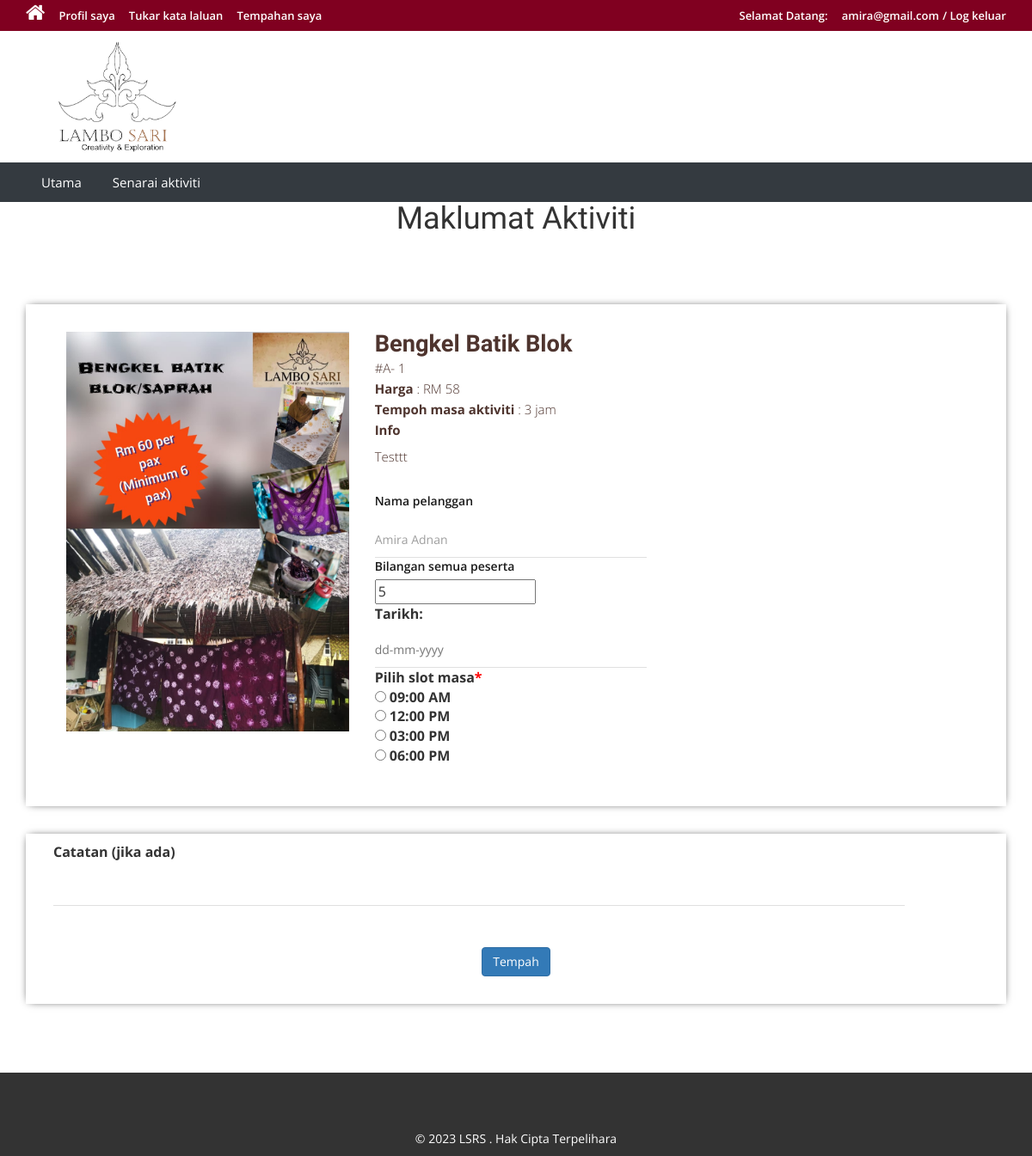
Page /activity-details.php?actId=1 (signed in) on the committed database.
### tables this page shows
CREATE TABLE `activity` (
  `activityId` int(11) NOT NULL,
  `activityName` varchar(200) DEFAULT NULL,
  `activityPrice` int(11) DEFAULT NULL,
  `activityImage` varchar(100) NOT NULL,
  `minPax` int(11) NOT NULL,
  `duration` int(11) NOT NULL,
  `activityDetails` mediumtext DEFAULT NULL,
  `creationDate` timestamp NULL DEFAULT current_timestamp(),
  `updationDate` timestamp NULL DEFAULT NULL ON UPDATE current_timestamp()
);

CREATE TABLE `customers` (
  `id` int(11) NOT NULL,
  `fullName` varchar(100) DEFAULT NULL,
  `mobileNumber` varchar(15) DEFAULT NULL,
  `emailId` varchar(70) DEFAULT NULL,
  `password` varchar(100) DEFAULT NULL,
  `regDate` timestamp NULL DEFAULT current_timestamp(),
  `updationDate` timestamp NULL DEFAULT NULL ON UPDATE current_timestamp()
);

### activity-details.php (the view, shortened to what this page needs)
<?php
include('includes/config.php');
if (isset($_GET['actId'])) {
    $activityId = intval($_GET['actId']);
    $userEmail = $_SESSION['login'];
    $sql = "SELECT id,fullName FROM customers WHERE emailId = :userEmail";
    $query = $dbh->prepare($sql);
    $query->bindParam(':userEmail', $userEmail, PDO::PARAM_STR);
    $query->execute();
    $result = $query->fetch(PDO::FETCH_ASSOC);
    if (isset($result['fullName'])) {
        $bookingName = $result['fullName'];
    } else {
        $bookingName = '';
    }
    $sql = "SELECT minPax, duration,activityPrice FROM activity WHERE activityId = :activityId";
    $query = $dbh->prepare($sql);
    $query->bindParam(':activityId', $activityId, PDO::PARAM_INT);
    $query->execute();
    $activityResult = $query->fetch(PDO::FETCH_ASSOC);
    if (isset($activityResult['minPax'])) {
        $minPax = $activityResult['minPax'];
    } else {
        $minPax = 1;
    }
}
?>
<!DOCTYPE HTML>
<html>
<head>
    <link href="css/bootstrap.css" rel='stylesheet' type='text/css' />
    <link href="css/style.css" rel='stylesheet' type='text/css' />
    <link href="css/font-awesome.css" rel="stylesheet">
    <link href="css/animate.css" rel="stylesheet" type="text/css" media="all">
    <link rel="stylesheet" href="css/jquery-ui.css" />
</head>
<body>
    <?php include('includes/header.php'); ?>
    <h1>
        <center>Maklumat Aktiviti</center>
    </h1>
    <div class="selectactivity">
        <div class="container">
            <?php
            $activityId = intval($_GET['actId']);
            $sql = "SELECT * from activity where activityId=:activityId";
            $query = $dbh->prepare($sql);
            $query->bindParam(':activityId', $activityId, PDO::PARAM_STR);
            $query->execute();
            $results = $query->fetchAll(PDO::FETCH_OBJ);
            if ($query->rowCount() > 0) {
                foreach ($results as $result) { ?>
                    <form name="book" method="post" onsubmit="return validateForm()">
                        <div class="selectactivity_top">
                            <div class="col-md-4 selectactivity_left wow fadeInLeft animated" data-wow-delay=".5s">
                                <img src="admin/activityImage/<?php echo htmlentities($result->activityImage); ?>"
                                    class="img-responsive" alt="">
                            </div>
                            <div class="col-md-8 selectactivity_right wow fadeInRight animated" data-wow-delay=".5s">
                                <h2>
                                    <?php echo htmlentities($result->activityName); ?>
                                </h2>
                                <p class="dow">#A-
                                    <?php echo htmlentities($result->activityId); ?>
                                </p>
                                <p><b>Harga</b> :
                                    RM
                                    <?php echo htmlentities($result->activityPrice); ?>
                                </p>
                                <p><b>Tempoh masa aktiviti</b> :
                                    <?php echo htmlentities($result->duration); ?> jam
                                </p>
                                <p><b>Info</b></p>
                                <p style="padding-top: 1%">
                                    <?php echo htmlentities($result->activityDetails); ?>
                                </p>
                                <div class="ban-bottom">
                                    <div class="bnr-right">
                                        <label class="inputLabel">Nama pelanggan</label>
                                        <input type="text" id="bookingName" name="bookingName"
                                            value="<?php echo $bookingName; ?>" readonly>
                                        <br>
                                        <label class="inputLabel">Bilangan semua peserta</label>
                                        <input type="number" id="noOfParticipant" name="noOfParticipant"
                                            min="<?php echo $minPax; ?>" value="<?php echo $minPax; ?>" required>
                                        <br>
                                        <label for="date">Tarikh:</label>
                                        <input type="text" id="datepicker" name="bookDate" placeholder="dd-mm-yyyy" required>
                                        <br>
                                        <div class="form-group">
                                            <label>Pilih slot masa<span style="color:red;">*</span></label>
                                            <div id="timeSlotsContainer"></div>
                                        </div>
                                    </div>
                                </div>
                                <div class="clearfix"></div>
                            </div>
                        </div>
                        <div class="selectactivity_top">
                            <div class="selectactivity-info animated wow fadeInUp animated" data-wow-duration="1200ms"
                                data-wow-delay="500ms"
                                style="visibility: visible; animation-duration: 1200ms; animation-delay: 500ms; animation-name: fadeInUp; margin-top: -70px">
                                <ul>
                                    <label class="inputLabel">Catatan (jika ada)</label>
                                    <input type="text" name="comment">
                                    <?php if ($_SESSION['login']) { ?>
                                        <ul class="spe" align="center">
                                            <button type="submit" name="submit2" class="btn-primary btn">Tempah</button>
                                        <?php } ?>
                                    </ul>
                            </div>
                        </div>
                    </form>
                <?php }
            } ?>
        </div>
    </div>
    <?php include('includes/footer.php'); ?>
</body>
</html>

### css/style.css (style rules this page uses)
.header, label, p, ul, ul.rou-secnd p { margin: 0 }
body, html { font-size: 100%; background: #fff; font-family: 'Open Sans', sans-serif }
h1, h2, h3, h4, h5, h6 { margin: 0; font-family: 'Roboto Condensed', sans-serif }
ul { padding: 0 }
.bnr-left input[type=text], .bnr-right input[type=text] { width: 95%; color: #9e9e9e; outline: 0; font-size: 14px; padding: 10px; border: 1px solid #9e9e9e; margin-top: 10px }
.ban-bottom .inputLabel, .ban-top .inputLabel { display: block; font-weight: 600; font-size: 14px; margin-bottom: 5px; color: #191919 }
.bnr-left, .bnr-right { float: left; width: 50% }
.ban-bottom, .sear { margin-top: 30px }
.rupes p, .selectactivity_right h6, .selectactivity_right p { font-size: 15px; line-height: 1.6em; font-weight: 300; color: #4E342E; }
.selectactivity-info ul, .terms-bottom, .tra-top { margin-top: 3em }
.selectactivity { padding: 5em 0 3em }
.selectactivity_top { padding: 2em; box-shadow: 0 0 10px -4px #000; margin-bottom: 2em }
.selectactivity_right h2 { font-size: 1.7em; color: #4E342E; font-weight: 600; margin: 0 }
.selectactivity_right span { font-weight: 700 }
.selectactivity input[type=text] { width: 92%; color: #9e9e9e; outline: 0; font-size: 14px; padding: 10px 0; border: none; border-bottom: 1px solid rgba(0, 0, 0, .12); -webkit-appearance: none; margin-top: 10px }

### rows in the picture
activity: activityImage (picture), activityName "Bengkel Batik Blok", activityId "1", activityPrice "58", duration "3", activityDetails "Testtt", noOfParticipant "5"
customers: bookingName "Amira Adnan"

### other values in the picture
$_SESSION['login'] "amira@gmail.com"
